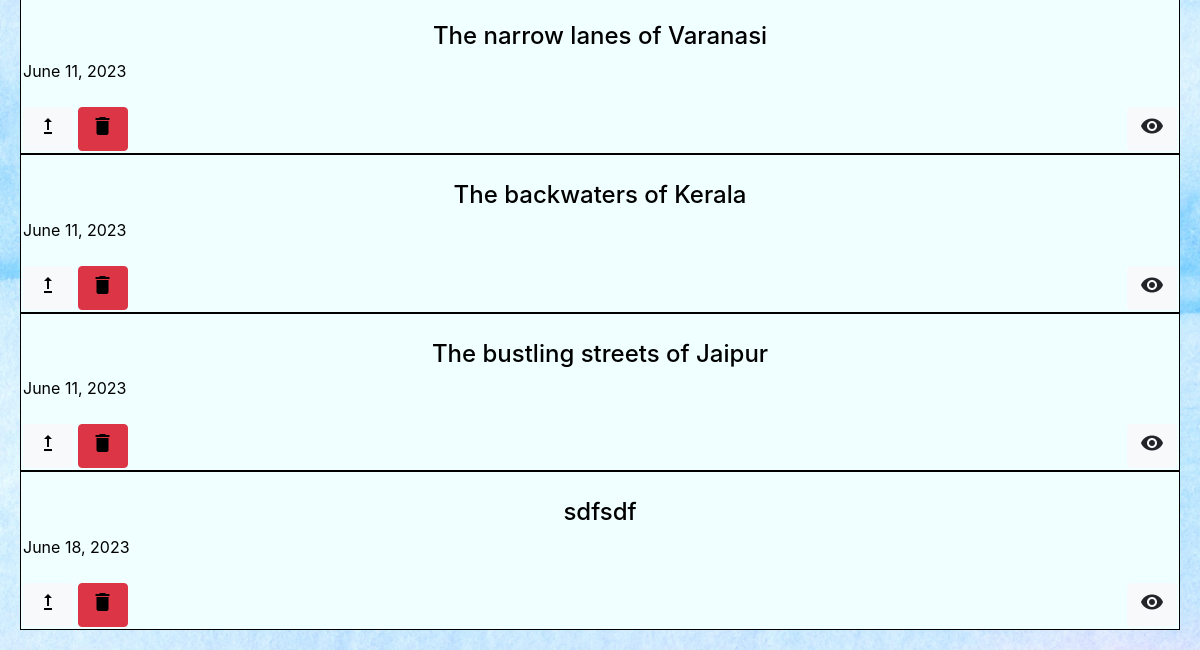
/userreviewlist/ (signed in, lower part), run on an earlier commit of the app's database.
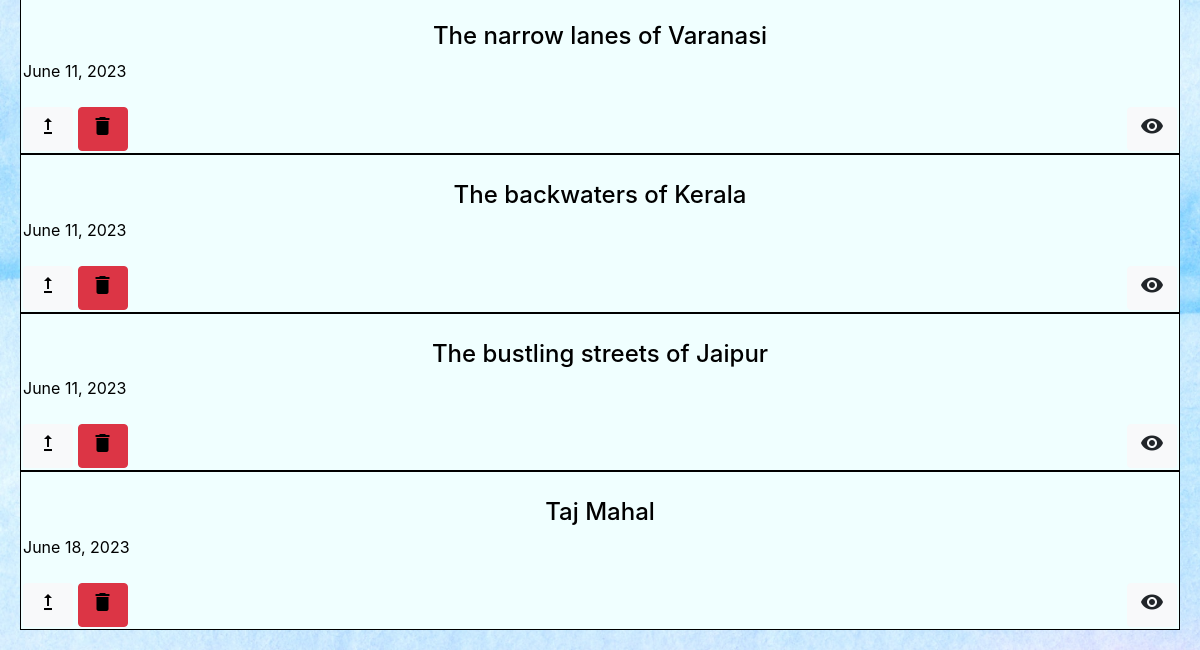
And on a later commit of the database.
### base/models.py (models this page shows)
class Review(models.Model):
    user = models.ForeignKey(User, on_delete=models.CASCADE, null=True,blank=True)
    title  = models.CharField(max_length=200)
    description = models.TextField(null=True,blank=True)
    location = models.CharField(max_length=200)
    public = models.BooleanField(default=True)
    date  = models.DateField(auto_now_add=True)
    rating = models.SmallIntegerField(default=1,validators=[MinValueValidator(0),MaxValueValidator(5)])
    image = models.ImageField(upload_to="reviews")
    def __str__(self):
        return self.title
    class Meta:
        ordering = ['date']

### base/views.py (the view, shortened to what this page needs)
# urls.py: path('userreviewlist/',views.ReviewList.as_view(), name= 'userreviewlist'),
class ReviewList(LoginRequiredMixin,ListView):
    model = Review
    template_name = 'base/user_review_list.html'
    context_object_name = 'review'
    user = Review.user
    def get_context_data(self, **kwargs):
        user=self.request.user
        context = super().get_context_data(**kwargs)
        user_reviews = context['review'].filter(user=self.request.user)
        context['review'] = user_reviews
        context['count'] = user_reviews.filter(public=True).count()
        return context

### base/templates/base/user_review_list.html (shortened to what this page needs)
{% extends 'base/mainbase.html' %}
{% block main %}
{% for reviews in review %}
<div class="review-list">
<br>
    <a href="{% url 'detail' reviews.id %}">
        <h4>{{reviews}}</h4>
    </a>
    <li>{{reviews.date}}</li>
    <br>
    {% if reviews.public == True %}
    <p style="float: right;" class="btn btn-light"><span class="material-icons">
        </span></p>
    {% else %}
    <a style="float: right; size: 5px;" class="btn btn-secondary btn-lg"><span class="material-icons">
            visibility_off
        </span></a>
    {% endif %}
    <a " href=" {% url 'update' reviews.id %}" class="btn btn-light"><span class="material-icons">
        </span></a>
    <a href="{% url 'delete' reviews.id %}" class="btn btn-danger"><span class="material-icons">
        </span></a>
</div>
{% empty %}
<p>No reviews found.</p>
{% endfor%}
{% endblock %}

What changed in the data, as far as the page shows it:
removed Review: title "sdfsdf", date "June 18, 2023", public True (drawn)
added Review: title "Taj Mahal", date "June 18, 2023", public True (drawn)
